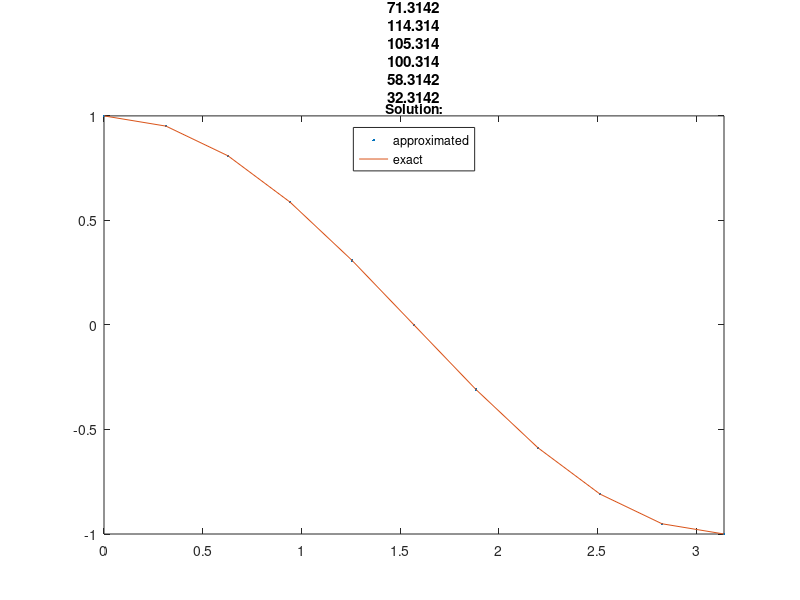

Reproduce this figure in MATLAB. (Note: this script raises an error after producing the figure.)
clear all;

%data init

interval_start = 0.0;
interval_end = pi;
t_start = 0;
y_start = 1.0;
error = [];

%function init

f = @(t,y) -100*y + 100*cos(t) - sin(t);
exact_f = @(t) cos(t);

%method choice 'explicit', 'implicit', 'trapezoidal', 'midpoint'

method = 'trapezoidal';

%solving start

for n = [10 ,20 , 40, 80, 160, 320, 640, 1280] %iterating throught numers of samples
    h =  abs(interval_start - interval_end) / n; %grid size calculation
    t = linspace(interval_start, interval_end, n + 1); %time vector init

    exact_f_t = zeros(1, round(n)); %place for approximated function
for i = 1:n+1
     exact_f_t(i) = exact_f(t(i)); %vector of exact solutions in time
end

switch method
    case'explicit'
            approx_f = [];
            approx_f(1) = y_start;
            for k = 1:n
                estimated = approx_f(k) + h*f(t(k), approx_f(k));
                approx_f = [approx_f, estimated];
            end
    case'implicit'
    approx_f = [];
            approx_f(1) = y_start;
            for k = 1:n
                estimated = (approx_f(k) + h * 100 * cos(t(k+1)) - h * sin(t(k+1))) / (1 + 100*h);
                approx_f = [approx_f, estimated];
            end
    case 'trapezoidal'
    approx_f = [];
            approx_f(1) = y_start;
            for k = 1:n
                estimated = (approx_f(k)+h/2*(-100*approx_f(k)+100*cos(t(k))-sin(t(k))+100*cos(t(k+1))-sin(t(k+1))))/(1+h/2*100);
                approx_f = [approx_f, estimated];
            end
    case 'midpoint'
    approx_f = [];
            approx_f(1) = y_start;
            approx_f(2) = y_start + h * f(t_start, y_start); 
            for k = 2:n
                estimated = approx_f(k-1) + 2 * h * approx_f(k);
                approx_f = [approx_f, estimated];
            end
end

%plotting figure

figure(n);
plot(t, approx_f, '.', t ,exact_f_t, '-');
title("Grid: " + h);
lgd = legend("approximated", "exact","location",'north' );
title(lgd, "Solution:");
xlim([0, pi]);

%error calculation
temp_e = max(abs(exact_f_t-approx_f), [], "all");
error = [error , temp_e ]; %adding maximum error for the particular n point case

index = log2(error(1:length(error)-1)./error(2:length(error)));
if(n>10)
fprintf(1, "For n: %f" , n)
fprintf(1, " points case index is: %f" , index(length(index)))
fprintf(1, " with maximum error: %f \n", temp_e)
end
end


